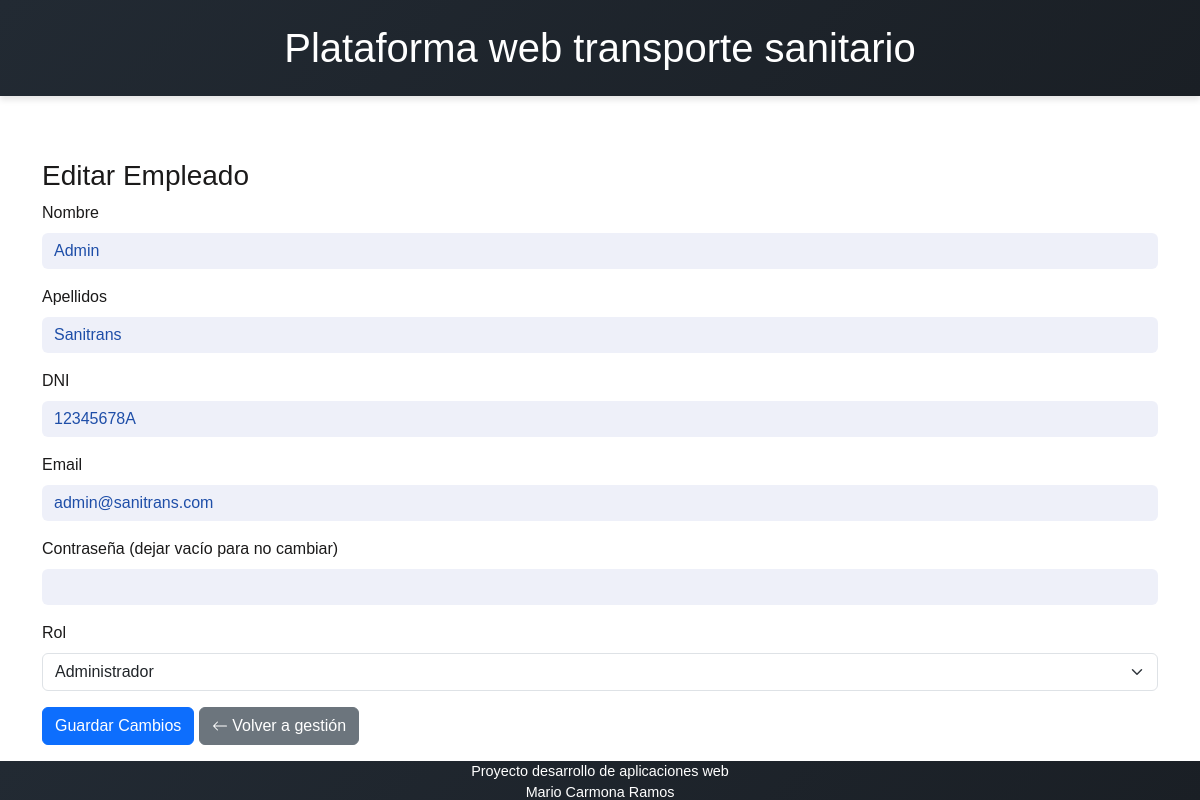
Page /sanitrans/php/editar_empleado.php?id=7 on the committed database.
### tables this page shows
CREATE TABLE `empleados` (
  `id` int(10) UNSIGNED NOT NULL,
  `nombre` varchar(50) NOT NULL,
  `apellidos` varchar(50) NOT NULL,
  `dni` varchar(9) NOT NULL,
  `email` varchar(100) NOT NULL,
  `pswd` varchar(255) DEFAULT NULL,
  `rol` enum('empleado','admin') NOT NULL
);

### sanitrans/php/controller.php (called while the page is built, shortened)
<?php
function conectarDB()
{
    $host = "localhost";
    $usuario = "root";
    $password = "";
    $base_de_datos = "sanitrans";
    try {
        $pdo = new PDO("mysql:host=$host;dbname=$base_de_datos;charset=utf8", $usuario, $password);
        $pdo->setAttribute(PDO::ATTR_ERRMODE, PDO::ERRMODE_EXCEPTION);
        return $pdo;
    } catch (PDOException $e) {
        die("Error en la conexión: " . $e->getMessage());
    }
}
function obtenerEmpleadoPorId($id): array
{
    $pdo = conectarDB();
    $stmt = $pdo->prepare("SELECT * FROM empleados WHERE id = :id");
    $stmt->execute(['id' => $id]);
    return $stmt->fetch(PDO::FETCH_ASSOC);
}

### sanitrans/php/editar_empleado.php (the view, shortened to what this page needs)
<?php
include 'controller.php';
$id = $_GET['id'];
$empleado = obtenerEmpleadoPorId($id);
?>
<!DOCTYPE html>
<html lang="es">
<head>
    <link href="https://cdn.jsdelivr.net/npm/bootstrap@5.3.0/dist/css/bootstrap.min.css" rel="stylesheet">
    <link rel="stylesheet" href="\sanitrans\css\Estilo.css">
</head>
<body>
    <header class="container h-25 mw-100 p-3">
        <h1 class="m-2">Plataforma web transporte sanitario</h1>
    </header>
    <div class="container mt-5">
        <h3>Editar Empleado</h3>
        <form method="POST">
            <div class="mb-3">
                <label for="nombre" class="form-label">Nombre</label>
                <input type="text" class="form-control" id="nombre" name="nombre" value="<?php echo $empleado['nombre']; ?>" required>
            </div>
            <div class="mb-3">
                <label for="apellidos" class="form-label">Apellidos</label>
                <input type="text" class="form-control" id="apellidos" name="apellidos" value="<?php echo $empleado['apellidos']; ?>" required>
            </div>
            <div class="mb-3">
                <label for="dni" class="form-label">DNI</label>
                <input type="text" class="form-control" id="dni" name="dni" value="<?php echo $empleado['dni']; ?>" required>
            </div>
            <div class="mb-3">
                <label for="email" class="form-label">Email</label>
                <input type="email" class="form-control" id="email" name="email" value="<?php echo $empleado['email']; ?>" required>
            </div>
            <div class="mb-3">
                <label for="pswd" class="form-label">Contraseña (dejar vacío para no cambiar)</label>
                <input type="password" class="form-control" id="pswd" name="pswd">
            </div>
            <div class="mb-3">
                <label for="rol" class="form-label">Rol</label>
                <select class="form-select" id="rol" name="rol" required>
                    <option value="admin" <?php echo ($empleado['rol'] == 'admin') ? 'selected' : ''; ?>>Administrador</option>
                </select>
            </div>
            <button type="submit" class="btn btn-primary mb-3">Guardar Cambios</button>
            <a href="gestion_empleados.php" class="btn btn-secondary mb-3">
                <svg xmlns="http://www.w3.org/2000/svg" width="16" height="16" fill="currentColor" class="bi bi-arrow-left" viewBox="0 0 16 16">
                    <path fill-rule="evenodd" d="M15 8a.5.5 0 0 0-.5-.5H2.707l3.147-3.146a.5.5 0 1 0-.708-.708l-4 4a.5.5 0 0 0 0 .708l4 4a.5.5 0 0 0 .708-.708L2.707 8.5H14.5A.5.5 0 0 0 15 8" />
                </svg>
                Volver a gestión
            </a>
        </form>
    </div>
    <footer>
        Proyecto desarrollo de aplicaciones web<br>
        Mario Carmona Ramos
    </footer>
</body>
</html>

### sanitrans/css/Estilo.css (style rules this page uses)
body { font-family: Arial, sans-serif; margin: 0; padding: 0; display: flex; flex-direction: column; min-height: 100vh; background: white; color: rgb(27, 26, 26); }
header { background: linear-gradient(135deg, #222A33, #1a1f25); padding: 20px; text-align: center; box-shadow: 0 4px 6px rgba(0, 0, 0, 0.1); font-size: 2em; font-weight: bold; color: white; position:relative; width: 100%; height: 80px; margin-bottom: 15px; }
footer { background: linear-gradient(135deg, #222A33, #1a1f25); padding: 0px; text-align: center; font-size: 0.9em; color: white; margin-top: auto; }
.form-control { background: rgba(89, 105, 197, 0.1); border: none; color: rgb(30, 78, 168); }

### rows in the picture
empleados: nombre "Admin", apellidos "Sanitrans", dni "12345678A", email "admin@sanitrans.com", rol "Administrador"
